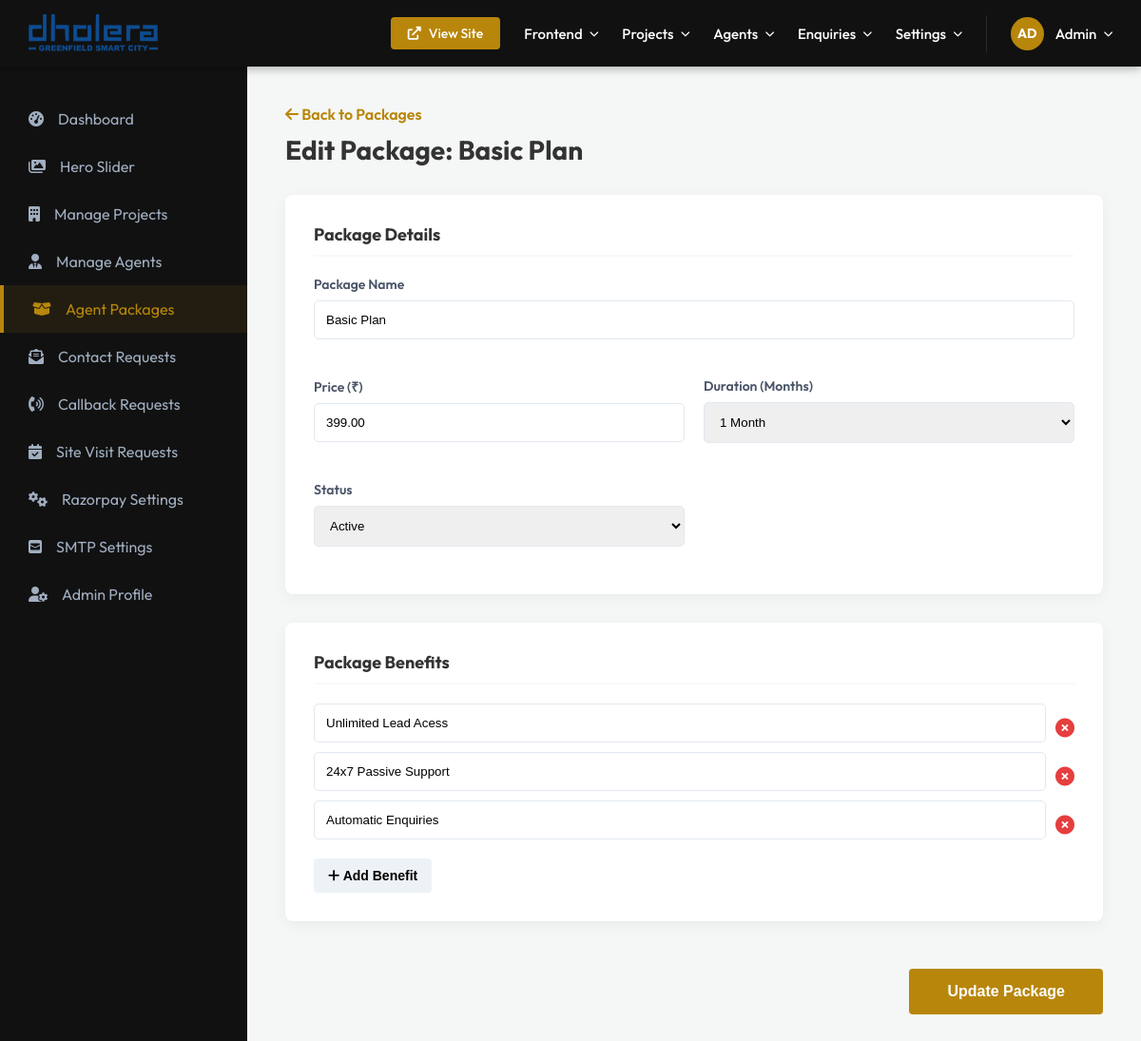
The page /admin/packages/edit-package.php?id=1 (signed in) on the database its author committed.
### tables this page shows
CREATE TABLE `agent_packages` (
  `id` int(11) NOT NULL AUTO_INCREMENT,
  `package_name` varchar(255) NOT NULL,
  `price` decimal(10,2) NOT NULL,
  `duration_months` enum('1','3','6','12') NOT NULL,
  `status` enum('active','inactive') DEFAULT 'active',
  `created_at` timestamp NULL DEFAULT current_timestamp(),
  `updated_at` timestamp NULL DEFAULT current_timestamp() ON UPDATE current_timestamp(),
  PRIMARY KEY (`id`)
);

CREATE TABLE `agent_package_benefits` (
  `id` int(11) NOT NULL AUTO_INCREMENT,
  `package_id` int(11) NOT NULL,
  `benefit_text` text NOT NULL,
  `created_at` timestamp NULL DEFAULT current_timestamp(),
  PRIMARY KEY (`id`),
  KEY `package_id` (`package_id`),
  CONSTRAINT `agent_package_benefits_ibfk_1` FOREIGN KEY (`package_id`) REFERENCES `agent_packages` (`id`) ON DELETE CASCADE
);

### admin/packages/edit-package.php (the view, shortened to what this page needs)
<?php
require_once '../../database/db_config.php';
$id = (int)$_GET['id'];
try {
    $stmt = $conn->prepare("SELECT * FROM agent_packages WHERE id = ?");
    $stmt->execute([$id]);
    $package = $stmt->fetch();
    $benefit_stmt = $conn->prepare("SELECT * FROM agent_package_benefits WHERE package_id = ?");
    $benefit_stmt->execute([$id]);
    $benefits_list = $benefit_stmt->fetchAll();
} catch (PDOException $e) {
    die("Error: " . $e->getMessage());
}
include '../includes/header.php';
?>
<div class="main-content">
    <div style="margin-bottom: 30px;">
        <a href="index.php" style="color: var(--primary-gold); text-decoration: none; font-weight: 600;"><i class="fas fa-arrow-left"></i> Back to Packages</a>
        <h1 style="font-size: 28px; font-weight: 700; margin-top: 10px;">Edit Package: <?php echo htmlspecialchars($package['package_name']); ?></h1>
    </div>
    <form method="POST">
        <div class="form-card">
            <div class="section-title">Package Details</div>
            <div class="grid-form">
                <div class="form-group" style="grid-column: span 2;">
                    <label>Package Name</label>
                    <input type="text" name="package_name" class="input-box" value="<?php echo htmlspecialchars($package['package_name']); ?>" required>
                </div>
                <div class="form-group">
                    <label>Price (₹)</label>
                    <input type="number" step="0.01" name="price" class="input-box" value="<?php echo $package['price']; ?>" required>
                </div>
                <div class="form-group">
                    <label>Duration (Months)</label>
                    <select name="duration_months" class="input-box" required>
                        <option value="1" <?php if($package['duration_months'] == '1') echo 'selected'; ?>>1 Month</option>
                    </select>
                </div>
                <div class="form-group">
                    <label>Status</label>
                    <select name="status" class="input-box">
                        <option value="active" <?php if($package['status'] == 'active') echo 'selected'; ?>>Active</option>
                    </select>
                </div>
            </div>
        </div>
        <div class="form-card">
            <div class="section-title">Package Benefits</div>
            <div id="benefits-container">
                <?php if(!empty($benefits_list)): ?>
                    <?php foreach($benefits_list as $benefit): ?>
                        <div class="benefit-row">
                            <input type="text" name="benefits[]" class="input-box" value="<?php echo htmlspecialchars($benefit['benefit_text']); ?>">
                            <button type="button" class="btn-delete" style="border:none; background:none; cursor: pointer;" onclick="$(this).parent().remove()"><i class="fas fa-times-circle" style="color: #e53e3e; font-size: 20px; margin-top: 10px;"></i></button>
                        </div>
                    <?php endforeach; ?>
                <?php endif; ?>
            </div>
            <button type="button" class="add-btn" onclick="addBenefitRow()"><i class="fas fa-plus"></i> Add Benefit</button>
        </div>
        <button type="submit" name="update_package" class="save-btn">Update Package</button>
    </form>
</div>
</body>
</html>

### admin/includes/header.php (style rules this page uses)
:root { --primary-gold: #b8860b; --dark-bg: #111; --sidebar-width: 260px; --header-height: 70px; --text-gray: #a0aec0; --light-gray: #f7fafc; }
* { margin: 0; padding: 0; box-sizing: border-box; }
body { font-family: 'Outfit', sans-serif; background-color: #f4f7f6; color: #333; }
.main-content { margin-left: var(--sidebar-width); margin-top: var(--header-height); padding: 40px; min-height: calc(100vh - var(--header-height)); }

### admin/packages/edit-package.php (style rules this page uses)
.form-card { background: #fff; padding: 30px; border-radius: 8px; box-shadow: 0 4px 15px rgba(0,0,0,0.05); margin-bottom: 30px; }
.section-title { font-size: 18px; font-weight: 700; margin-bottom: 20px; border-bottom: 2px solid #f7fafc; padding-bottom: 10px; }
.grid-form { display: grid; grid-template-columns: 1fr 1fr; gap: 20px; }
.form-group { margin-bottom: 20px; }
label { display: block; font-size: 14px; font-weight: 600; margin-bottom: 8px; color: #4a5568; }
.input-box { width: 100%; padding: 12px; border: 1px solid #e2e8f0; border-radius: 5px; outline: none; }
.benefit-row { display: flex; gap: 10px; margin-bottom: 10px; }
.add-btn { background: #edf2f7; border: none; padding: 10px 15px; border-radius: 4px; cursor: pointer; font-size: 14px; font-weight: 600; margin-top: 10px; }
.save-btn { background: var(--primary-gold); color: #fff; border: none; padding: 15px 40px; border-radius: 4px; font-size: 16px; font-weight: 700; cursor: pointer; float: right; margin-top: 20px; }

### rows shown on the page
agent_packages: package_name "Basic Plan", price "399.00", duration_months "1 Month", status "Active"
agent_package_benefits: benefit_text "Unlimited Lead Acess"
agent_package_benefits: benefit_text "24x7 Passive Support"
agent_package_benefits: benefit_text "Automatic Enquiries"
